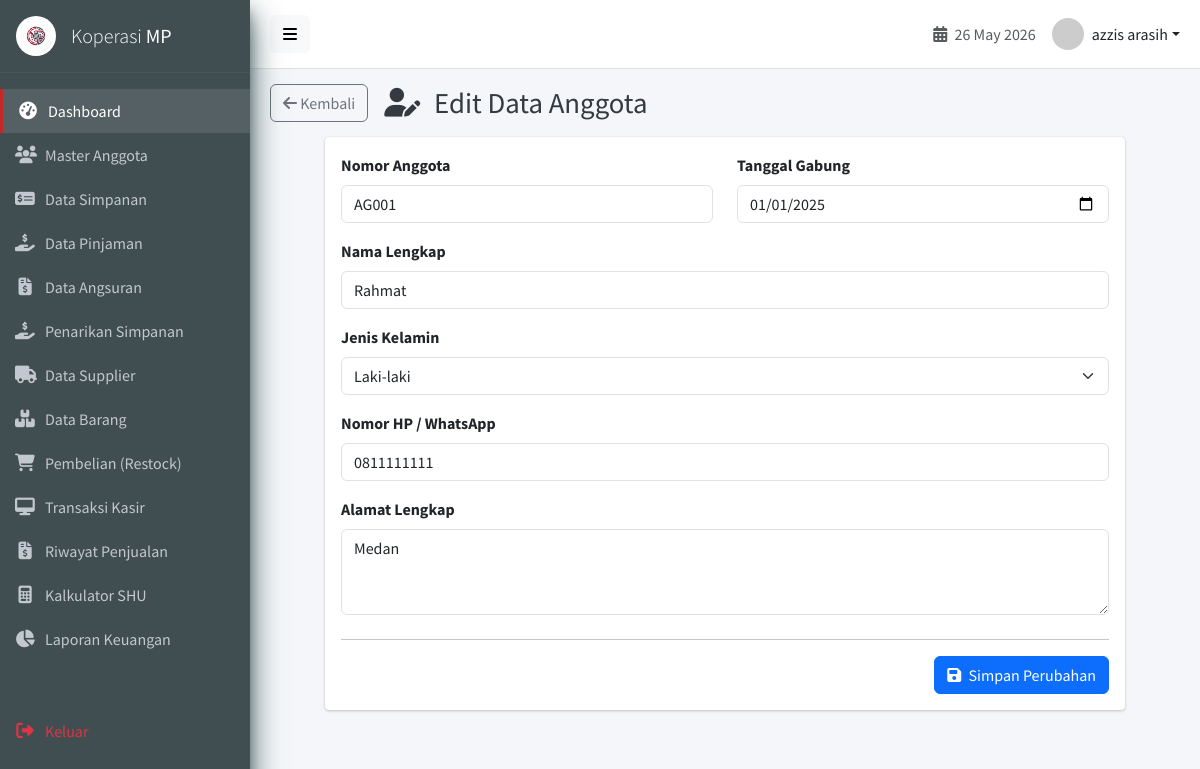
Screenshot of /anggota_edit.php?id=1 (signed in) with the database file from the repository.
### tables this page shows
CREATE TABLE `anggota` (
  `id_anggota` int(11) NOT NULL AUTO_INCREMENT,
  `no_anggota` varchar(30) NOT NULL,
  `nama_anggota` varchar(100) NOT NULL,
  `jk` enum('L','P') DEFAULT NULL,
  `alamat` text DEFAULT NULL,
  `no_hp` varchar(20) DEFAULT NULL,
  `tanggal_gabung` date DEFAULT NULL,
  `status` enum('aktif','nonaktif') DEFAULT 'aktif',
  `created_at` timestamp NOT NULL DEFAULT current_timestamp(),
  `updated_at` timestamp NOT NULL DEFAULT current_timestamp() ON UPDATE current_timestamp(),
  `deleted_at` timestamp NULL DEFAULT NULL,
  PRIMARY KEY (`id_anggota`),
  UNIQUE KEY `no_anggota` (`no_anggota`),
  KEY `idx_nama_anggota` (`nama_anggota`)
);

### anggota_edit.php (the view, shortened to what this page needs)
<?php
require_once 'config/database.php';
$id = isset($_GET['id']) ? intval($_GET['id']) : 0;
$query = $conn->query("SELECT * FROM anggota WHERE id_anggota = $id AND status = 'aktif'");
$data = $query->fetch_assoc();
include 'views/layouts/header.php';
?>
<div class="content-header">
    <div class="d-flex align-items-center">
        <a href="anggota.php" class="btn btn-outline-secondary me-3"><i class="fas fa-arrow-left"></i> Kembali</a>
        <h1 class="m-0"><i class="fas fa-user-edit me-2"></i> Edit Data Anggota</h1>
    </div>
</div>
<section class="content">
    <div class="card" style="max-width: 800px; margin: 0 auto;">
        <div class="card-body">
            <form action="anggota_proses.php?action=edit" method="POST">
                <div class="row mb-3">
                    <div class="col-md-6">
                        <label class="form-label fw-bold">Nomor Anggota</label>
                        <input type="text" class="form-control" value="<?php echo htmlspecialchars($data['no_anggota']); ?>" readonly>
                    </div>
                    <div class="col-md-6">
                        <label class="form-label fw-bold">Tanggal Gabung</label>
                        <input type="date" name="tanggal_gabung" class="form-control" value="<?php echo $data['tanggal_gabung']; ?>" required>
                    </div>
                </div>
                <div class="mb-3">
                    <label class="form-label fw-bold">Nama Lengkap</label>
                    <input type="text" name="nama_anggota" class="form-control" value="<?php echo htmlspecialchars($data['nama_anggota']); ?>" required>
                </div>
                <div class="mb-3">
                    <label class="form-label fw-bold">Jenis Kelamin</label>
                    <select name="jk" class="form-select" required>
                        <option value="L" <?php echo $data['jk'] == 'L' ? 'selected' : ''; ?>>Laki-laki</option>
                    </select>
                </div>
                <div class="mb-3">
                    <label class="form-label fw-bold">Nomor HP / WhatsApp</label>
                    <input type="text" name="no_hp" class="form-control" value="<?php echo htmlspecialchars($data['no_hp']); ?>" required>
                </div>
                <div class="mb-4">
                    <label class="form-label fw-bold">Alamat Lengkap</label>
                    <textarea name="alamat" class="form-control" rows="3" required><?php echo htmlspecialchars($data['alamat']); ?></textarea>
                </div>
                <hr>
                <div class="d-flex justify-content-end">
                    <button type="submit" class="btn btn-primary"><i class="fas fa-save me-1"></i> Simpan Perubahan</button>
                </div>
            </form>
        </div>
    </div>
</section>
<?php include 'views/layouts/footer.php'; ?>

### assets/css/style.css (style rules this page uses)
:root { --primary-color: #404e51; --accent-red: #C62828; --accent-red-hover: #b71c1c; --bg-color: #f4f6f9; --text-main: #333333; --sidebar-text: #c2c7d0; --border-color: #dee2e6; }
body { font-family: 'Source Sans Pro', sans-serif; background-color: var(--bg-color); color: var(--text-main); margin: 0; overflow-x: hidden; }
.content-header { padding: 15px 20px; }
.content-header h1 { font-size: 1.8rem; margin: 0; color: #343a40; font-weight: 400; }
.content { padding: 0 20px 20px 20px; }
.card { box-shadow: 0 0 1px rgba(0, 0, 0, .125), 0 1px 3px rgba(0, 0, 0, .2); border: 0 solid rgba(0, 0, 0, .125); border-radius: .25rem; background-color: #fff; }
.btn { transition: all 0.3s ease; position: relative; overflow: hidden; }

### rows the page displays
anggota: no_anggota "AG001", tanggal_gabung "01/01/2025", nama_anggota "Rahmat", jk "Laki-laki", no_hp "0811111111", alamat "Medan"

### other values shown
$_SESSION['nama'] "azzis arasih"
